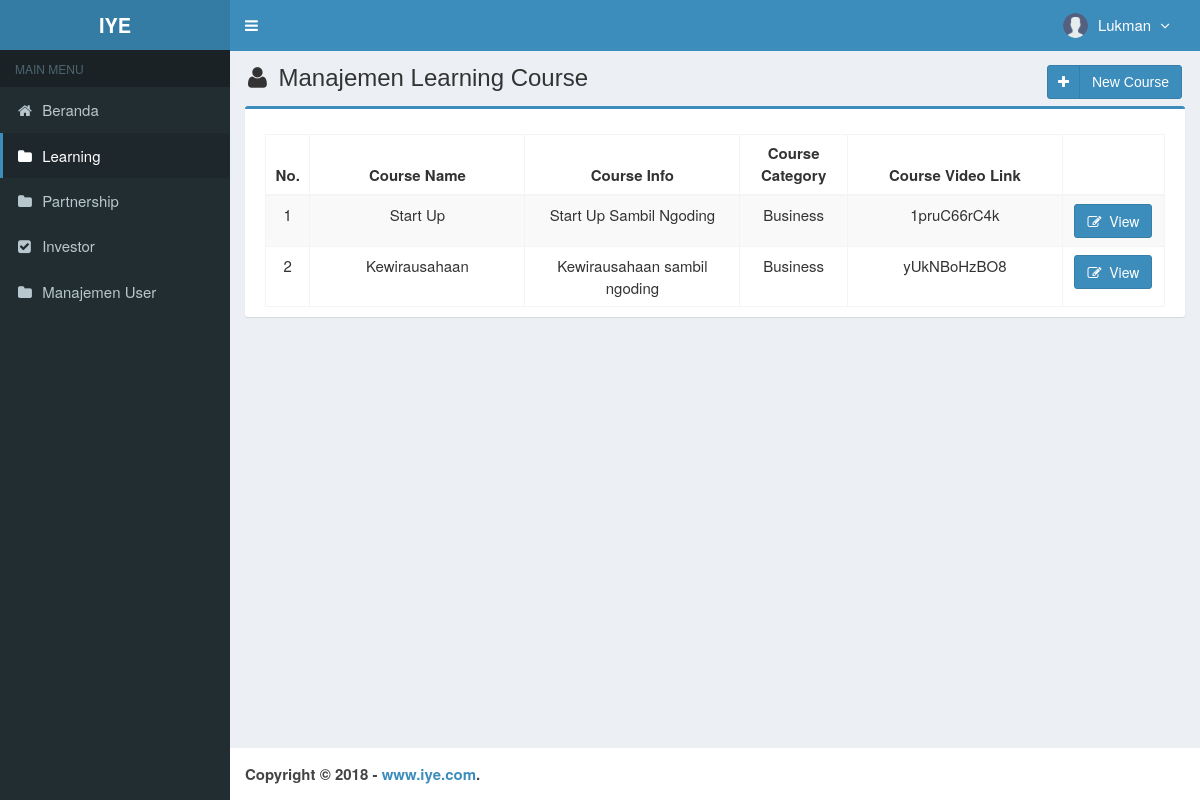
Page /main.php?module=learning (signed in) on the committed database.
### tables this page shows
CREATE TABLE `courses` (
  `course_id` int(255) NOT NULL,
  `course_name` varchar(60) NOT NULL,
  `course_category` varchar(70) NOT NULL,
  `course_info` varchar(300) NOT NULL,
  `course_video` varchar(255) NOT NULL
);

### modules/learning/view.php (the view, shortened to what this page needs)
<?php
if ($_SESSION['hak_akses']=='superadmin') { ?>
<section class="content-header">
  <h1>
    <i class="fa fa-user icon-title"></i> Manajemen Learning Course
    <a class="btn btn-primary btn-social pull-right" href="?module=form_learning&form=add">
      <i class="fa fa-plus"></i> New Course
    </a>
  </h1>
</section>
<section class="content">
  <div class="row">
    <div class="col-md-12">
      <div class="box box-primary">
        <div class="box-body">
          <table id="dataTables1" class="table table-bordered table-striped table-hover">
            <thead>
              <tr>
                <th class="center">No.</th>
                <th class="center">Course Name</th>
                <th class="center">Course Info</th>
                <th class="center">Course Category</th>
                <th class="center">Course Video Link</th>
                <th></th>
              </tr>
            </thead>
            <tbody>
            <?php
            $no = 1;
            $query = mysqli_query($mysqli, "SELECT * FROM courses ORDER BY course_id DESC")
                                            or die('Ada kesalahan pada query tampil : '.mysqli_error($mysqli));
            while ($data = mysqli_fetch_assoc($query)) {
              echo "<tr>
                      <td width='40' class='center'>$no</td>
                      <td width='200' class='center'>$data[course_name]</td>
                      <td width='200' class='center'>$data[course_info]</td>
                      <td width='100' class='center'>$data[course_category]</td>
                      <td width='200' class='center'>$data[course_video]</td>
                      <td width='40' class='center'><a href='?module=form_learning&form=view&id=$data[course_id]'><button class='btn btn-primary'><i class='fa fa-pencil-square-o'></i>&nbsp;&nbsp;View</button></a></td>
                        <div>
                          </a>"?>
            <?php
              echo "    </div>
                      </td>
                    </tr>";
              $no++;
            }
            ?>
            </tbody>
          </table>
        </div>
      </div>
    </div>
  </div>
</section>
  <?php } ?>

### assets/css/style.css (style rules this page uses)
.btn-social *:first-child { border-right: 1px solid rgba(0, 0, 0, 0.1); bottom: 0; font-size: 1em !important; left: 0; line-height: 32px !important; position: absolute; text-align: center; top: 0; width: 32px !important; }
.content-header { padding: 15px 18px 0; position: relative; }
.center { text-align:center; }
.icon-title { margin-right: 5px; }
body { background-color: #fff; color: #333; font-size: 15px; line-height: 1.42857; }

### rows in the picture
courses: course_name "Start Up", course_info "Start Up Sambil Ngoding", course_category "Business", course_video "1pruC66rC4k"
courses: course_name "Kewirausahaan", course_info "Kewirausahaan sambil ngoding", course_category "Business", course_video "yUkNBoHzBO8"

### other values in the picture
$_SESSION['nama_user'] "Lukman"
